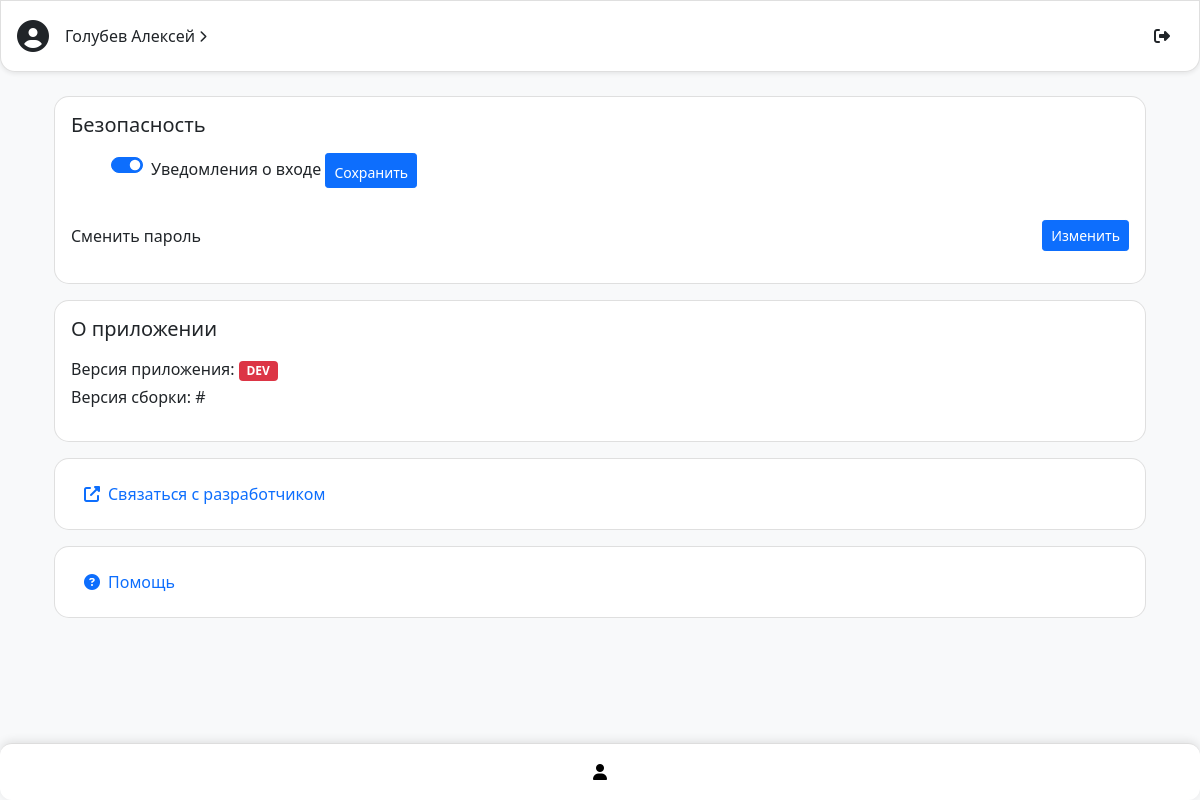
The page /profile (signed in) on the database as committed earlier.
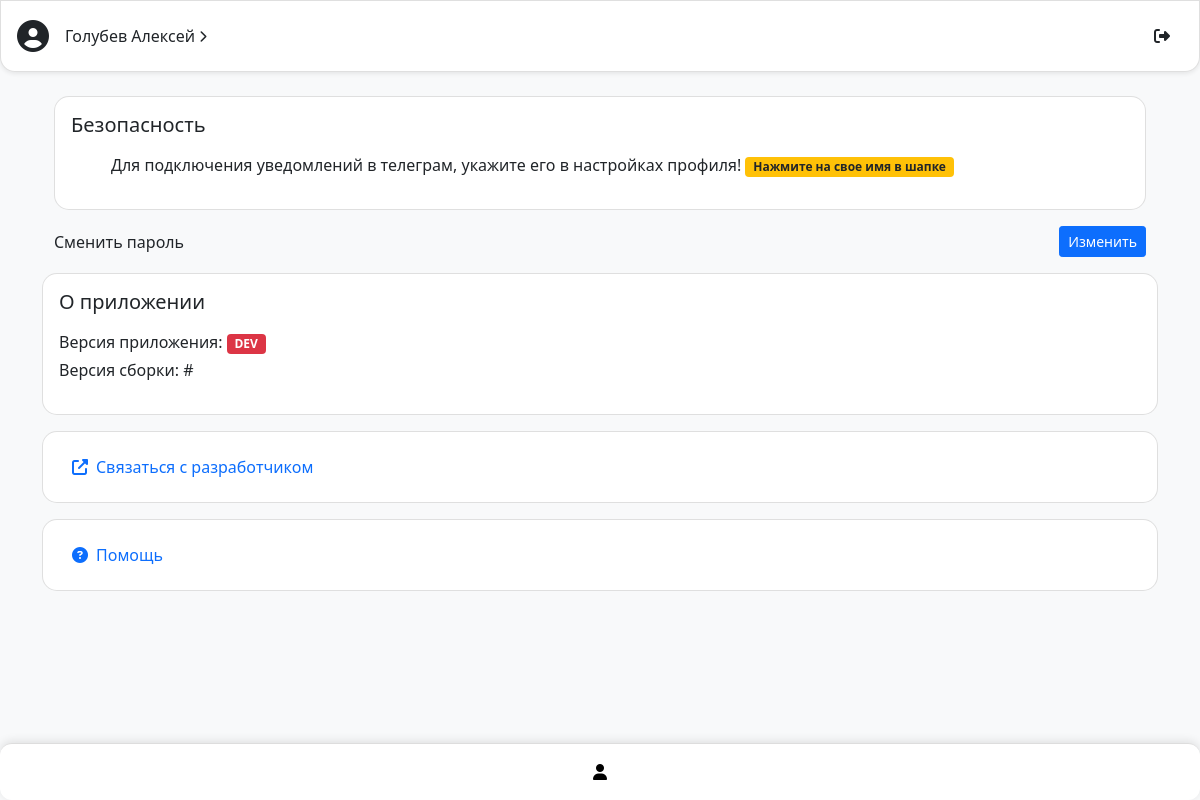
The same page on the database as committed later.
### models.py (models this page shows)
class Users(db.Model, UserMixin):
    id = db.Column(db.Integer, primary_key=True)
    username = db.Column(db.String(80), unique=True, nullable=False)
    email = db.Column(db.String(120), unique=True, nullable=False)
    password = db.Column(db.String(120), nullable=False)
    role = db.Column(db.String(20), nullable=False, default='user')
    is_active = db.Column(db.Boolean, default=True)
    phone = db.Column(db.String(10), nullable=True)
    telegram_id = db.Column(db.String(256), nullable=True, unique=True)
    telegram_notifications = db.Column(db.Boolean(), default=True)

### app.py (the view)
@app.route('/profile', methods=['GET', 'POST'])
@login_required
def profile():
    user = Users.query.filter_by(username=current_user.username).first()
    return render_template('profile.html', user=user)

### app.py (called while the page is built)
@login_manager.user_loader
def load_user(user_id):
    return Users.query.get(int(user_id))

### templates/profile.html (shortened to what this page needs)
{% extends "base.html" %}
{% block body %}
<div class="container my-3 pt-5 mt-5">
    <div class="card p-3 mb-3">
        <h5 class="mb-3">Безопасность</h5>
        <div class="form-check form-switch form-switch-lg mb-3">
            {% if user.telegram_id != ""%}
            <form method="POST", action="/profile/t_notify">
        <div class="form-check form-switch form-switch-lg mb-3">
            <input class="form-check-input" type="checkbox" id="notifications" name="telegram_notifications" {% if user.telegram_notifications %}checked{% endif %}>
            <label class="form-check-label" for="notifications">Уведомления о входе</label>
            <button class="btn btn-sm btn-primary pt-2" type="submit">Сохранить</button>
        </div>
            </form>
            {% else %}
            <span>Для подключения уведомлений в телеграм,
                укажите его в настройках профиля! <div class="badge bg-warning text-dark">Нажмите на свое имя в шапке</div>
            </span>
            </div>
            {% endif %}
        </div>
        <div class="d-flex justify-content-between align-items-center mb-3">
            <label class="form-label mb-0">Сменить пароль</label>
            <button class="btn btn-primary btn-sm" data-bs-toggle="modal" data-bs-target="#changePasswordModal">Изменить</button>
        </div>
    </div>
    <div class="card p-3 mb-3">
        <h5 class="mb-3">О приложении</h5>
        <p class="mb-1">Версия приложения: <span class="badge bg-danger">DEV</span></p>
        <p>Версия сборки: #</p>
    </div>
    <div class="card p-3 mb-3">
        <a href="https://t.me/dottenv" class="btn btn-link text-decoration-none d-flex align-items-center" name="open_app_page">
            <i class="fas fa-external-link-alt me-2"></i> Связаться с разработчиком
        </a>
    </div>
    <div class="card p-3">
        <a href="https://t.me/dottenv" class="btn btn-link text-decoration-none d-flex align-items-center" name="help">
            <i class="fas fa-question-circle me-2"></i> Помощь
        </a>
    </div>
</div>
{% endblock %}

### templates/base.html (shortened to what this page needs)
<!DOCTYPE html>
<html lang="ru">
<head>
    <link rel="stylesheet" href="static/css/style.css">
    <link href="https://cdn.jsdelivr.net/npm/bootstrap@5.0.1/dist/css/bootstrap.min.css" rel="stylesheet">
</head>
<body class="bg-light pb-5">
    {% if current_user.username %}
    <div class="user-card card p-3 mb-3 shadow-sm">
        <div class="d-flex align-items-center justify-content-between">
            <div class="d-flex align-items-center">
                <i class="fas fa-user-circle fa-2x me-3"></i>
                <span class="user-name" style="cursor: pointer;" data-bs-toggle="modal" data-bs-target="#editUserModal">{{ user.username }}</span><i class="fa-xs fa-solid fa-chevron-right mx-1 text-bold"></i>
            </div>
            <a href="/logout" class="btn decoration-none"><i class="fa-solid fa-right-from-bracket"></i></a>
        </div>
    </div>
    {% endif %}
    <div class="container">
        {% block body %}{% endblock %}
    </div>
    {% if current_user.username %}
    <div class="bottom-menu d-flex justify-content-around align-items-center p-3">
        <a href="/profile" class="text-center">
            <i class="fa-solid fa-user"></i>
        </a>
    </div>
    {% endif %}
    <div aria-live="polite" aria-atomic="true" class="position-relative">
        <div id="toast-container" class="toast-container position-fixed bottom-0 end-0 p-3">
        </div>
    </div>
</body>
</html>

### static/css/style.css (style rules this page uses)
.bottom-menu { position: fixed; bottom: 0; left: 0; right: 0; z-index: 1030; background: #fff; border-top: 1px solid #ddd; box-shadow: 0 -1px 5px rgba(0, 0, 0, 0.1); border-radius: 12px; }
.bottom-menu a { text-decoration: none; color: #000; }

### templates/base.html (style rules this page uses)
body { transition: background-color 0.3s, color 0.3s; background-color: #f8f9fa; }
.bottom-menu { position: fixed; bottom: 0; left: 0; width: 100%; background-color: white; border-top: 1px solid #ddd; box-shadow: 0px -2px 10px rgba(0, 0, 0, 0.1); z-index: 1000; padding: 10px 0; }
.card { border-radius: 15px; }
.user-card { border-radius: 0px 0px 15px 15px; position: fixed; top: 0; left: 0; width: 100%; z-index: 1000; }

Rows that differ between the two databases and show on the page:
changed Users "Голубев Алексей": telegram_id "532175" → empty (drawn); telegram_notifications "☑" → (not shown)
Other text that changed with them:
text no longer shown: "Уведомления о входе Сохранить"
text now shown: "Для подключения уведомлений в телеграм, укажите его в настройках профиля! Нажмите на свое имя в шапке"
